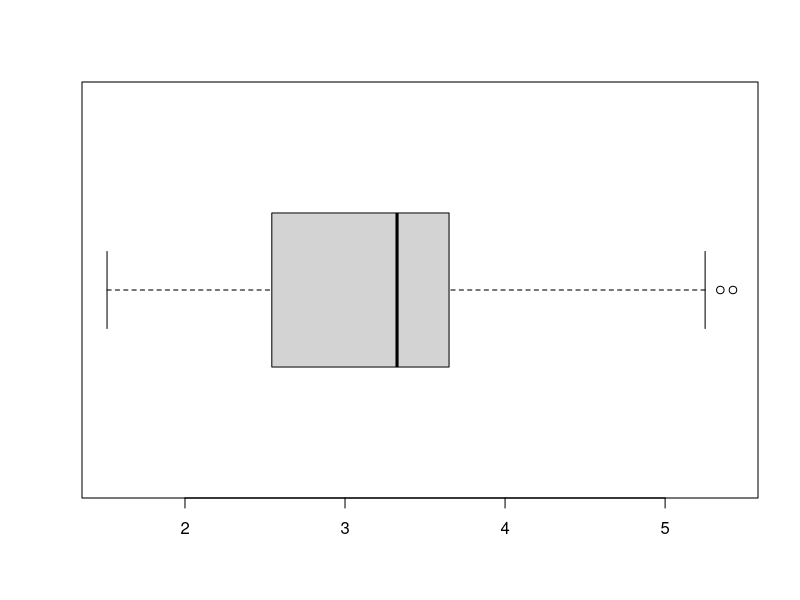

R code for this plot:
x=mtcars$wt
a=sort(x)
boxplot(a,horizontal = TRUE)
length(a)
q2 = median(a)
q1 = median(a[1:25])
q3 = median(a[25:50])
i = q3-q1
wl = q1-1.5*i
wr = q3+1.5*i

